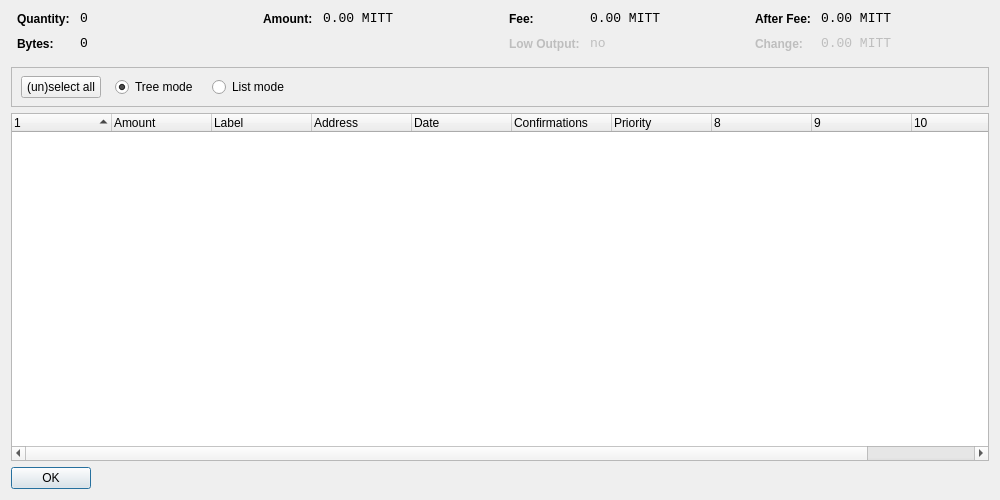
<?xml version="1.0" encoding="UTF-8"?>
<ui version="4.0">
 <class>CoinControlDialog</class>
 <widget class="QDialog" name="CoinControlDialog">
  <property name="geometry">
   <rect>
    <x>0</x>
    <y>0</y>
    <width>1000</width>
    <height>500</height>
   </rect>
  </property>
  <property name="windowTitle">
   <string>Coin Control</string>
  </property>
  <layout class="QVBoxLayout" name="verticalLayout">
   <item>
    <layout class="QHBoxLayout" name="horizontalLayoutTop" stretch="0,0,0,0">
     <property name="topMargin">
      <number>0</number>
     </property>
     <property name="bottomMargin">
      <number>10</number>
     </property>
     <item>
      <layout class="QFormLayout" name="formLayoutCoinControl1">
       <property name="horizontalSpacing">
        <number>10</number>
       </property>
       <property name="verticalSpacing">
        <number>10</number>
       </property>
       <property name="leftMargin">
        <number>6</number>
       </property>
       <property name="rightMargin">
        <number>6</number>
       </property>
       <item row="0" column="0">
        <widget class="QLabel" name="labelCoinControlQuantityText">
         <property name="styleSheet">
          <string notr="true">font-weight:bold;</string>
         </property>
         <property name="text">
          <string>Quantity:</string>
         </property>
        </widget>
       </item>
       <item row="0" column="1">
        <widget class="QLabel" name="labelCoinControlQuantity">
         <property name="font">
          <font>
           <family>Monospace</family>
           <pointsize>10</pointsize>
          </font>
         </property>
         <property name="cursor">
          <cursorShape>IBeamCursor</cursorShape>
         </property>
         <property name="contextMenuPolicy">
          <enum>Qt::ActionsContextMenu</enum>
         </property>
         <property name="text">
          <string notr="true">0</string>
         </property>
         <property name="textInteractionFlags">
          <set>Qt::LinksAccessibleByMouse|Qt::TextSelectableByKeyboard|Qt::TextSelectableByMouse</set>
         </property>
        </widget>
       </item>
       <item row="1" column="0">
        <widget class="QLabel" name="labelCoinControlBytesText">
         <property name="styleSheet">
          <string notr="true">font-weight:bold;</string>
         </property>
         <property name="text">
          <string>Bytes:</string>
         </property>
        </widget>
       </item>
       <item row="1" column="1">
        <widget class="QLabel" name="labelCoinControlBytes">
         <property name="font">
          <font>
           <family>Monospace</family>
           <pointsize>10</pointsize>
          </font>
         </property>
         <property name="cursor">
          <cursorShape>IBeamCursor</cursorShape>
         </property>
         <property name="contextMenuPolicy">
          <enum>Qt::ActionsContextMenu</enum>
         </property>
         <property name="text">
          <string notr="true">0</string>
         </property>
         <property name="textInteractionFlags">
          <set>Qt::LinksAccessibleByMouse|Qt::TextSelectableByKeyboard|Qt::TextSelectableByMouse</set>
         </property>
        </widget>
       </item>
      </layout>
     </item>
     <item>
      <layout class="QFormLayout" name="formLayoutCoinControl2">
       <property name="horizontalSpacing">
        <number>10</number>
       </property>
       <property name="verticalSpacing">
        <number>10</number>
       </property>
       <property name="leftMargin">
        <number>6</number>
       </property>
       <property name="rightMargin">
        <number>6</number>
       </property>
       <item row="0" column="0">
        <widget class="QLabel" name="labelCoinControlAmountText">
         <property name="styleSheet">
          <string notr="true">font-weight:bold;</string>
         </property>
         <property name="text">
          <string>Amount:</string>
         </property>
        </widget>
       </item>
       <item row="0" column="1">
        <widget class="QLabel" name="labelCoinControlAmount">
         <property name="font">
          <font>
           <family>Monospace</family>
           <pointsize>10</pointsize>
          </font>
         </property>
         <property name="cursor">
          <cursorShape>IBeamCursor</cursorShape>
         </property>
         <property name="contextMenuPolicy">
          <enum>Qt::ActionsContextMenu</enum>
         </property>
         <property name="text">
          <string notr="true">0.00 MITT</string>
         </property>
         <property name="textInteractionFlags">
          <set>Qt::LinksAccessibleByMouse|Qt::TextSelectableByKeyboard|Qt::TextSelectableByMouse</set>
         </property>
        </widget>
       </item>
      </layout>
     </item>
     <item>
      <layout class="QFormLayout" name="formLayoutCoinControl3">
       <property name="horizontalSpacing">
        <number>10</number>
       </property>
       <property name="verticalSpacing">
        <number>10</number>
       </property>
       <property name="leftMargin">
        <number>6</number>
       </property>
       <property name="rightMargin">
        <number>6</number>
       </property>
       <item row="0" column="0">
        <widget class="QLabel" name="labelCoinControlFeeText">
         <property name="styleSheet">
          <string notr="true">font-weight:bold;</string>
         </property>
         <property name="text">
          <string>Fee:</string>
         </property>
        </widget>
       </item>
       <item row="0" column="1">
        <widget class="QLabel" name="labelCoinControlFee">
         <property name="font">
          <font>
           <family>Monospace</family>
           <pointsize>10</pointsize>
          </font>
         </property>
         <property name="cursor">
          <cursorShape>IBeamCursor</cursorShape>
         </property>
         <property name="contextMenuPolicy">
          <enum>Qt::ActionsContextMenu</enum>
         </property>
         <property name="text">
          <string notr="true">0.00 MITT</string>
         </property>
         <property name="textInteractionFlags">
          <set>Qt::LinksAccessibleByMouse|Qt::TextSelectableByKeyboard|Qt::TextSelectableByMouse</set>
         </property>
        </widget>
       </item>
       <item row="1" column="0">
        <widget class="QLabel" name="labelCoinControlLowOutputText">
         <property name="enabled">
          <bool>false</bool>
         </property>
         <property name="styleSheet">
          <string notr="true">font-weight:bold;</string>
         </property>
         <property name="text">
          <string>Low Output:</string>
         </property>
        </widget>
       </item>
       <item row="1" column="1">
        <widget class="QLabel" name="labelCoinControlLowOutput">
         <property name="enabled">
          <bool>false</bool>
         </property>
         <property name="font">
          <font>
           <family>Monospace</family>
           <pointsize>10</pointsize>
          </font>
         </property>
         <property name="cursor">
          <cursorShape>IBeamCursor</cursorShape>
         </property>
         <property name="contextMenuPolicy">
          <enum>Qt::ActionsContextMenu</enum>
         </property>
         <property name="text">
          <string notr="true">no</string>
         </property>
         <property name="textInteractionFlags">
          <set>Qt::LinksAccessibleByMouse|Qt::TextSelectableByKeyboard|Qt::TextSelectableByMouse</set>
         </property>
        </widget>
       </item>
      </layout>
     </item>
     <item>
      <layout class="QFormLayout" name="formLayoutCoinControl4">
       <property name="horizontalSpacing">
        <number>10</number>
       </property>
       <property name="verticalSpacing">
        <number>10</number>
       </property>
       <property name="leftMargin">
        <number>6</number>
       </property>
       <property name="rightMargin">
        <number>6</number>
       </property>
       <item row="0" column="0">
        <widget class="QLabel" name="labelCoinControlAfterFeeText">
         <property name="styleSheet">
          <string notr="true">font-weight:bold;</string>
         </property>
         <property name="text">
          <string>After Fee:</string>
         </property>
        </widget>
       </item>
       <item row="0" column="1">
        <widget class="QLabel" name="labelCoinControlAfterFee">
         <property name="font">
          <font>
           <family>Monospace</family>
           <pointsize>10</pointsize>
          </font>
         </property>
         <property name="cursor">
          <cursorShape>IBeamCursor</cursorShape>
         </property>
         <property name="contextMenuPolicy">
          <enum>Qt::ActionsContextMenu</enum>
         </property>
         <property name="text">
          <string notr="true">0.00 MITT</string>
         </property>
         <property name="textInteractionFlags">
          <set>Qt::LinksAccessibleByMouse|Qt::TextSelectableByKeyboard|Qt::TextSelectableByMouse</set>
         </property>
        </widget>
       </item>
       <item row="1" column="0">
        <widget class="QLabel" name="labelCoinControlChangeText">
         <property name="enabled">
          <bool>false</bool>
         </property>
         <property name="styleSheet">
          <string notr="true">font-weight:bold;</string>
         </property>
         <property name="text">
          <string>Change:</string>
         </property>
        </widget>
       </item>
       <item row="1" column="1">
        <widget class="QLabel" name="labelCoinControlChange">
         <property name="enabled">
          <bool>false</bool>
         </property>
         <property name="font">
          <font>
           <family>Monospace</family>
           <pointsize>10</pointsize>
          </font>
         </property>
         <property name="cursor">
          <cursorShape>IBeamCursor</cursorShape>
         </property>
         <property name="contextMenuPolicy">
          <enum>Qt::ActionsContextMenu</enum>
         </property>
         <property name="text">
          <string notr="true">0.00 MITT</string>
         </property>
         <property name="textInteractionFlags">
          <set>Qt::LinksAccessibleByMouse|Qt::TextSelectableByKeyboard|Qt::TextSelectableByMouse</set>
         </property>
        </widget>
       </item>
      </layout>
     </item>
    </layout>
   </item>
   <item>
    <widget class="QFrame" name="frame">
     <property name="minimumSize">
      <size>
       <width>0</width>
       <height>40</height>
      </size>
     </property>
     <property name="frameShape">
      <enum>QFrame::StyledPanel</enum>
     </property>
     <property name="frameShadow">
      <enum>QFrame::Sunken</enum>
     </property>
     <widget class="QWidget" name="horizontalLayoutWidget">
      <property name="geometry">
       <rect>
        <x>10</x>
        <y>0</y>
        <width>781</width>
        <height>41</height>
       </rect>
      </property>
      <layout class="QHBoxLayout" name="horizontalLayoutPanel" stretch="0,0,0,0,0">
       <property name="spacing">
        <number>14</number>
       </property>
       <item>
        <widget class="QPushButton" name="pushButtonSelectAll">
         <property name="sizePolicy">
          <sizepolicy hsizetype="Maximum" vsizetype="Fixed">
           <horstretch>0</horstretch>
           <verstretch>0</verstretch>
          </sizepolicy>
         </property>
         <property name="text">
          <string>(un)select all</string>
         </property>
        </widget>
       </item>
       <item>
        <widget class="QRadioButton" name="radioTreeMode">
         <property name="sizePolicy">
          <sizepolicy hsizetype="Maximum" vsizetype="Fixed">
           <horstretch>0</horstretch>
           <verstretch>0</verstretch>
          </sizepolicy>
         </property>
         <property name="text">
          <string>Tree mode</string>
         </property>
         <property name="checked">
          <bool>true</bool>
         </property>
        </widget>
       </item>
       <item>
        <widget class="QRadioButton" name="radioListMode">
         <property name="sizePolicy">
          <sizepolicy hsizetype="Maximum" vsizetype="Fixed">
           <horstretch>0</horstretch>
           <verstretch>0</verstretch>
          </sizepolicy>
         </property>
         <property name="text">
          <string>List mode</string>
         </property>
        </widget>
       </item>
       <item>
        <spacer name="horizontalSpacer">
         <property name="orientation">
          <enum>Qt::Horizontal</enum>
         </property>
         <property name="sizeHint" stdset="0">
          <size>
           <width>40</width>
           <height>20</height>
          </size>
         </property>
        </spacer>
       </item>
      </layout>
     </widget>
    </widget>
   </item>
   <item>
    <widget class="CoinControlTreeWidget" name="treeWidget">
     <property name="contextMenuPolicy">
      <enum>Qt::CustomContextMenu</enum>
     </property>
     <property name="sortingEnabled">
      <bool>false</bool>
     </property>
     <property name="columnCount">
      <number>11</number>
     </property>
     <attribute name="headerShowSortIndicator" stdset="0">
      <bool>true</bool>
     </attribute>
     <attribute name="headerStretchLastSection">
      <bool>false</bool>
     </attribute>
     <column>
      <property name="text">
       <string/>
      </property>
     </column>
     <column>
      <property name="text">
       <string>Amount</string>
      </property>
     </column>
     <column>
      <property name="text">
       <string>Label</string>
      </property>
     </column>
     <column>
      <property name="text">
       <string>Address</string>
      </property>
     </column>
     <column>
      <property name="text">
       <string>Date</string>
      </property>
     </column>
     <column>
      <property name="text">
       <string>Confirmations</string>
      </property>
      <property name="toolTip">
       <string>Confirmed</string>
      </property>
     </column>
     <column>
      <property name="text">
       <string>Priority</string>
      </property>
     </column>
     <column>
      <property name="text">
       <string/>
      </property>
     </column>
     <column>
      <property name="text">
       <string/>
      </property>
     </column>
     <column>
      <property name="text">
       <string/>
      </property>
     </column>
     <column>
      <property name="text">
       <string/>
      </property>
     </column>
    </widget>
   </item>
   <item>
    <widget class="QDialogButtonBox" name="buttonBox">
     <property name="sizePolicy">
      <sizepolicy hsizetype="Maximum" vsizetype="Fixed">
       <horstretch>0</horstretch>
       <verstretch>0</verstretch>
      </sizepolicy>
     </property>
     <property name="orientation">
      <enum>Qt::Horizontal</enum>
     </property>
     <property name="standardButtons">
      <set>QDialogButtonBox::Ok</set>
     </property>
    </widget>
   </item>
  </layout>
 </widget>
 <customwidgets>
  <customwidget>
   <class>CoinControlTreeWidget</class>
   <extends>QTreeWidget</extends>
   <header>coincontroltreewidget.h</header>
  </customwidget>
 </customwidgets>
 <resources/>
 <connections/>
</ui>
